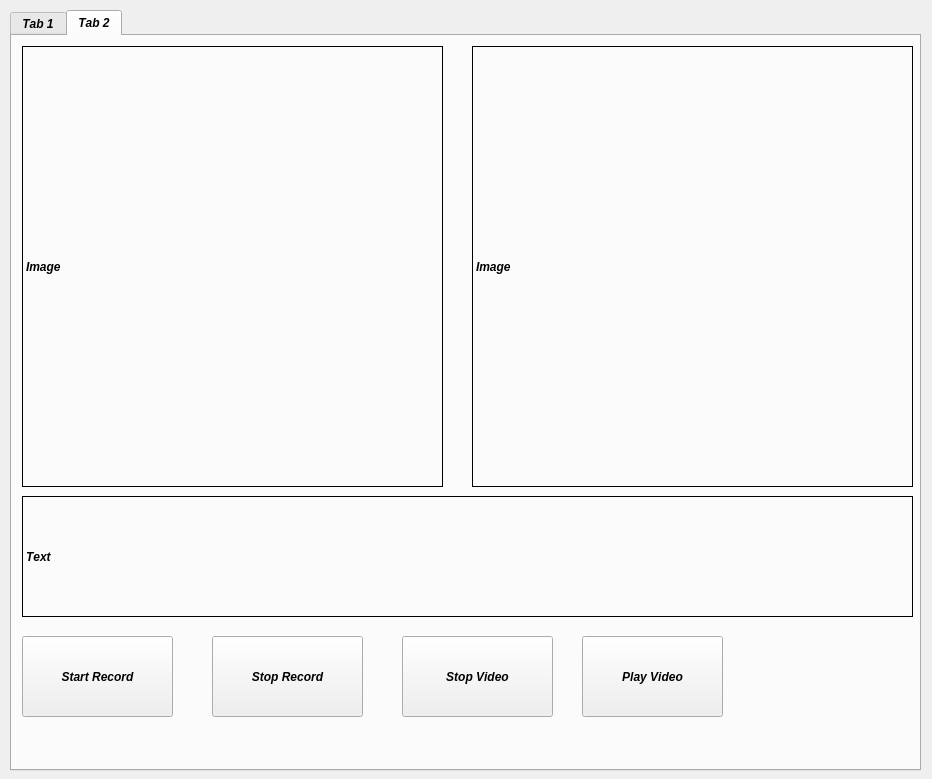
<?xml version="1.0" encoding="UTF-8"?>
<ui version="4.0">
 <class>MainWindow</class>
 <widget class="QMainWindow" name="MainWindow">
  <property name="geometry">
   <rect>
    <x>0</x>
    <y>0</y>
    <width>932</width>
    <height>779</height>
   </rect>
  </property>
  <property name="minimumSize">
   <size>
    <width>600</width>
    <height>400</height>
   </size>
  </property>
  <property name="windowTitle">
   <string>MainWindow</string>
  </property>
  <property name="styleSheet">
   <string notr="true"/>
  </property>
  <property name="animated">
   <bool>true</bool>
  </property>
  <widget class="QWidget" name="centralwidget">
   <widget class="QTabWidget" name="tabWidget">
    <property name="geometry">
     <rect>
      <x>10</x>
      <y>10</y>
      <width>911</width>
      <height>761</height>
     </rect>
    </property>
    <property name="font">
     <font>
      <weight>75</weight>
      <italic>true</italic>
      <bold>true</bold>
      <underline>false</underline>
      <stylestrategy>PreferAntialias</stylestrategy>
      <kerning>false</kerning>
     </font>
    </property>
    <property name="inputMethodHints">
     <set>Qt::ImhNone</set>
    </property>
    <property name="tabPosition">
     <enum>QTabWidget::North</enum>
    </property>
    <property name="currentIndex">
     <number>1</number>
    </property>
    <property name="usesScrollButtons">
     <bool>true</bool>
    </property>
    <property name="tabsClosable">
     <bool>false</bool>
    </property>
    <property name="movable">
     <bool>true</bool>
    </property>
    <property name="tabBarAutoHide">
     <bool>true</bool>
    </property>
    <widget class="QWidget" name="tab">
     <attribute name="title">
      <string>Tab 1</string>
     </attribute>
     <widget class="QLabel" name="label">
      <property name="geometry">
       <rect>
        <x>10</x>
        <y>10</y>
        <width>891</width>
        <height>461</height>
       </rect>
      </property>
      <property name="frameShape">
       <enum>QFrame::Box</enum>
      </property>
      <property name="text">
       <string/>
      </property>
      <property name="scaledContents">
       <bool>false</bool>
      </property>
      <property name="alignment">
       <set>Qt::AlignCenter</set>
      </property>
     </widget>
     <widget class="QWidget" name="layoutWidget">
      <property name="geometry">
       <rect>
        <x>10</x>
        <y>640</y>
        <width>891</width>
        <height>71</height>
       </rect>
      </property>
      <layout class="QHBoxLayout" name="horizontalLayout">
       <item>
        <widget class="QPushButton" name="clear">
         <property name="styleSheet">
          <string notr="true">QPushButton {
                              background-color: qradialgradient(cx: 0.5, cy: 0.5, radius: 1, fx: 0.5, fy: 0.5, stop: 0 rgba(116, 116, 116), stop: 1 rgba(50, 50, 50));
                              border: 15px;
                              color: rgb(255, 255, 255);
                              font: 20pt &quot;Segoe MDL2 Assets&quot;;
                              border-radius: 10px;
                          }
                          QPushButton:pressed {
                              background-color: qradialgradient(cx: 0.5, cy: 0.5, radius: 1, fx: 0.5, fy: 0.5, stop: 0 rgba(50, 50, 50), stop: 1 rgba(116, 116, 116));
                          }</string>
         </property>
         <property name="text">
          <string>Clear Text</string>
         </property>
        </widget>
       </item>
       <item>
        <widget class="QPushButton" name="delete_2">
         <property name="styleSheet">
          <string notr="true">QPushButton {
                              background-color: qradialgradient(cx: 0.5, cy: 0.5, radius: 1, fx: 0.5, fy: 0.5, stop: 0 rgba(116, 116, 116), stop: 1 rgba(50, 50, 50));
                              border: 15px;
                              color: rgb(255, 255, 255);
                              font: 20pt &quot;Segoe MDL2 Assets&quot;;
                              border-radius: 10px;
                          }
                          QPushButton:pressed {
                              background-color: qradialgradient(cx: 0.5, cy: 0.5, radius: 1, fx: 0.5, fy: 0.5, stop: 0 rgba(50, 50, 50), stop: 1 rgba(116, 116, 116));
                          }</string>
         </property>
         <property name="text">
          <string>Clear Character</string>
         </property>
        </widget>
       </item>
       <item>
        <widget class="QPushButton" name="startcam">
         <property name="styleSheet">
          <string notr="true">QPushButton {
                              background-color: qradialgradient(cx: 0.5, cy: 0.5, radius: 1, fx: 0.5, fy: 0.5, stop: 0 rgba(116, 116, 116), stop: 1 rgba(50, 50, 50));
                              border: 15px;
                              color: rgb(255, 255, 255);
                              font: 20pt &quot;Segoe MDL2 Assets&quot;;
                              border-radius: 10px;
                          }
                          QPushButton:pressed {
                              background-color: qradialgradient(cx: 0.5, cy: 0.5, radius: 1, fx: 0.5, fy: 0.5, stop: 0 rgba(50, 50, 50), stop: 1 rgba(116, 116, 116));
                          }</string>
         </property>
         <property name="text">
          <string>Start</string>
         </property>
        </widget>
       </item>
       <item>
        <widget class="QPushButton" name="pausecam">
         <property name="styleSheet">
          <string notr="true">QPushButton {
                              background-color: qradialgradient(cx: 0.5, cy: 0.5, radius: 1, fx: 0.5, fy: 0.5, stop: 0 rgba(116, 116, 116), stop: 1 rgba(50, 50, 50));
                              border: 15px;
                              color: rgb(255, 255, 255);
                              font: 20pt &quot;Segoe MDL2 Assets&quot;;
                              border-radius: 10px;
                          }
                          QPushButton:pressed {
                              background-color: qradialgradient(cx: 0.5, cy: 0.5, radius: 1, fx: 0.5, fy: 0.5, stop: 0 rgba(50, 50, 50), stop: 1 rgba(116, 116, 116));
                          }</string>
         </property>
         <property name="text">
          <string>Stop</string>
         </property>
        </widget>
       </item>
      </layout>
     </widget>
     <widget class="QLabel" name="text">
      <property name="geometry">
       <rect>
        <x>10</x>
        <y>480</y>
        <width>891</width>
        <height>161</height>
       </rect>
      </property>
      <property name="styleSheet">
       <string notr="true">font: 75 11pt &quot;MS Shell Dlg 2&quot;;</string>
      </property>
      <property name="frameShape">
       <enum>QFrame::Box</enum>
      </property>
      <property name="text">
       <string/>
      </property>
     </widget>
    </widget>
    <widget class="QWidget" name="tab_2">
     <attribute name="title">
      <string>Tab 2</string>
     </attribute>
     <widget class="QPushButton" name="record_button">
      <property name="geometry">
       <rect>
        <x>10</x>
        <y>600</y>
        <width>151</width>
        <height>81</height>
       </rect>
      </property>
      <property name="text">
       <string>Start Record</string>
      </property>
     </widget>
     <widget class="QLabel" name="img_label">
      <property name="geometry">
       <rect>
        <x>10</x>
        <y>10</y>
        <width>421</width>
        <height>441</height>
       </rect>
      </property>
      <property name="frameShape">
       <enum>QFrame::Box</enum>
      </property>
      <property name="text">
       <string>Image</string>
      </property>
     </widget>
     <widget class="QLabel" name="text_2">
      <property name="geometry">
       <rect>
        <x>10</x>
        <y>460</y>
        <width>891</width>
        <height>121</height>
       </rect>
      </property>
      <property name="styleSheet">
       <string notr="true">font: 11pt &quot;MS Shell Dlg 2&quot;;</string>
      </property>
      <property name="frameShape">
       <enum>QFrame::Box</enum>
      </property>
      <property name="text">
       <string>Text</string>
      </property>
     </widget>
     <widget class="QPushButton" name="stop_record_button">
      <property name="geometry">
       <rect>
        <x>200</x>
        <y>600</y>
        <width>151</width>
        <height>81</height>
       </rect>
      </property>
      <property name="text">
       <string>Stop Record</string>
      </property>
     </widget>
     <widget class="QPushButton" name="stop_video">
      <property name="geometry">
       <rect>
        <x>390</x>
        <y>600</y>
        <width>151</width>
        <height>81</height>
       </rect>
      </property>
      <property name="text">
       <string>Stop Video</string>
      </property>
     </widget>
     <widget class="QPushButton" name="play_video">
      <property name="geometry">
       <rect>
        <x>570</x>
        <y>600</y>
        <width>141</width>
        <height>81</height>
       </rect>
      </property>
      <property name="text">
       <string>Play Video</string>
      </property>
     </widget>
     <widget class="QLabel" name="img_label_2">
      <property name="geometry">
       <rect>
        <x>460</x>
        <y>10</y>
        <width>441</width>
        <height>441</height>
       </rect>
      </property>
      <property name="frameShape">
       <enum>QFrame::Box</enum>
      </property>
      <property name="text">
       <string>Image</string>
      </property>
     </widget>
    </widget>
   </widget>
  </widget>
 </widget>
 <resources/>
 <connections/>
</ui>
